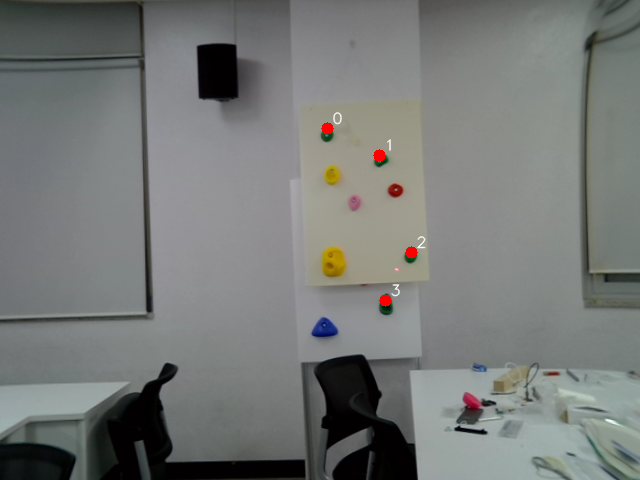
#> input picture right_reproj.png, 640 x 480 px
$ python -i C_laser_diff_detect.py   (imports and definitions only)
#> lines starting #> are read from the running program, lines starting #| are printed output that depends on the picture
#!/usr/bin/env python3
# -*- coding: utf-8 -*-
"""
C_laser_diff_detect.py
- laser_diff_detect_A.py의 핵심 로직을 함수로 재구성
- BEFORE(레이저 OFF) / AFTER(레이저 ON) 프레임 쌍에서 레이저 한 점 좌표(좌/우)를 자동 검출

사용:
    from C_laser_diff_detect import find_laser_point_pair
    ptL, ptR, debug = find_laser_point_pair(beforeL, beforeR, afterL, afterR)

반환:
    ptL, ptR: (x, y) 또는 None
    debug: {"overlayL","overlayR","heatL","heatR"} 디버그 이미지(표시용)
"""

import cv2
import numpy as np
from typing import Tuple, Optional, Dict

# ---- 파라미터 (laser_diff_detect_A.py 기본값과 동일/유사) ----
USE_ECC_ALIGN = True
BLUR = 0                    # 0 그대로, 3 이상 홀수면 가우시안 블러
BORDER_IGNORE = 2           # 프레임 테두리 n픽셀 무시
REQUIRE_POSITIVE_DIFF = False
ALPHA = 0.6                 # 히트맵 오버레이 강도

POINT_RADIUS = 10
POINT_FILL_COLOR = (0, 0, 255)
POINT_EDGE_COLOR = (255, 255, 255)
POINT_EDGE_THICK = 2


# ------------- 내부 유틸 -------------
# [5 lines left out: function _to_gray_norm, not called in this run]

def _align_translation(src, dst):
    """dst 기준으로 src를 translation 정합(ECC). 입력은 float32 gray."""
    try:
        src_n = cv2.normalize(src, None, 0.0, 1.0, cv2.NORM_MINMAX)
        dst_n = cv2.normalize(dst, None, 0.0, 1.0, cv2.NORM_MINMAX)
        warp = np.eye(2, 3, dtype=np.float32)
        crit = (cv2.TERM_CRITERIA_EPS | cv2.TERM_CRITERIA_COUNT, 50, 1e-4)
        cv2.findTransformECC(dst_n, src_n, warp, cv2.MOTION_TRANSLATION, crit, None, 5)
        return cv2.warpAffine(src, warp, (dst.shape[1], dst.shape[0]),
                              flags=cv2.INTER_LINEAR + cv2.WARP_INVERSE_MAP,
                              borderMode=cv2.BORDER_REPLICATE)
    except Exception:
        return src

# [27 lines left out: functions _diff_maps, _max_change_pixel, _make_heatmap, not called in this run]

def _overlay_heat(after_bgr, d8):
    heat = _make_heatmap(d8)
    return cv2.addWeighted(after_bgr, 1.0, heat, ALPHA, 0), heat

# [28 lines left out: functions _draw_point, find_laser_point_pair, not called in this run]

>>> import cv2
>>> picture = cv2.imread('../right_reproj.png')
#> picture is the input picture: shape (480, 640, 3); mean B, G, R 118.9, 120.9, 118.3
>>> result = _align_translation(picture, 'out.png')
#> in _align_translation, `src_n = cv2.normalize(src, None, 0.0, 1.0, cv2.NORM_MINMAX)`:
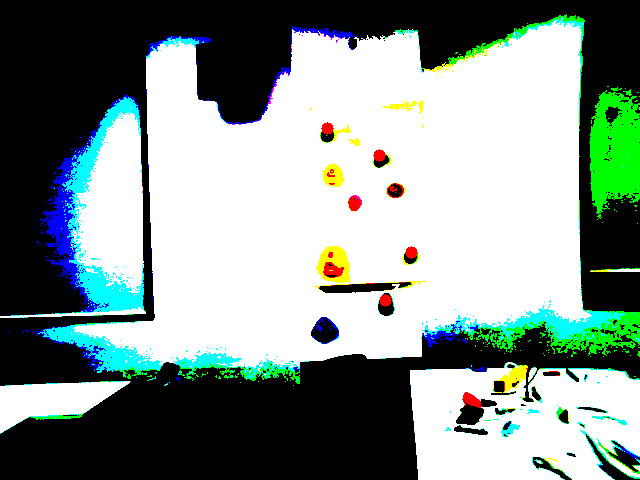
#> src_n: shape (480, 640, 3); mean B, G, R 0.554, 0.578, 0.517; drawn with 1 as white
